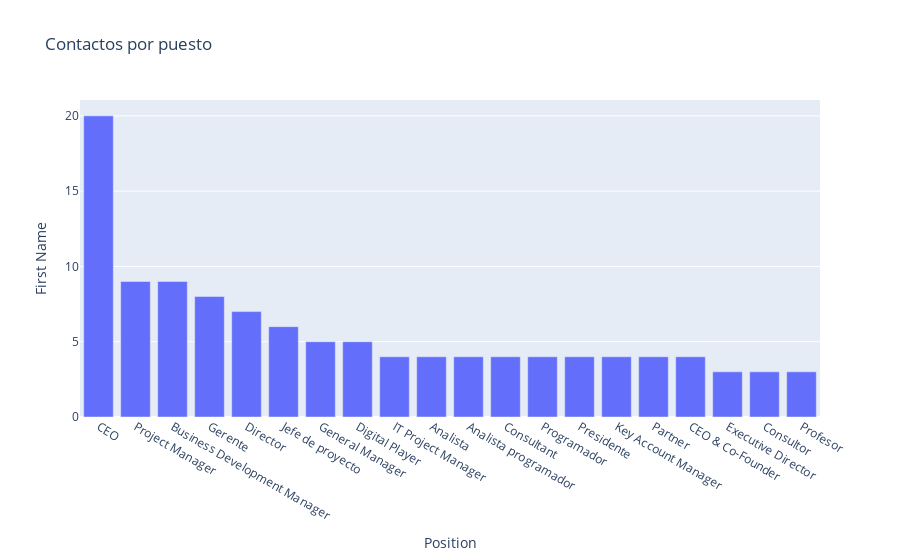

Notebook cell for this chart:
### Markdown cell above
### Creamos visualizaciones para el análisis por puesto

### Code cell
fig4 = px.bar(df_by_position[:20], x="Position", y="First Name", labels={"Position", "Count"}, title="Contactos por puesto")
fig4.show()

### Figure 1 — Plotly figure (JSON) as saved in the notebook; plotly's stock layout.template omitted (floating-point values rounded to 4 significant figures)
{"data": [{"alignmentgroup": "True", "hovertemplate": "Position=%{x}<br>First Name=%{y}<extra></extra>", "legendgroup": "", "marker": {"color": "#636efa"}, "name": "", "offsetgroup": "", "orientation": "v", "showlegend": false, "textposition": "auto", "type": "bar", "x": ["CEO", "Project Manager", "Business Development Manager", "Gerente", "Director", "Jefe de proyecto", "General Manager", "Digital Player", "IT Project Manager", "Analista", "Analista programador", "Consultant", "Programador", "Presidente", "Key Account Manager", "Partner", "CEO & Co-Founder", "Executive Director", "Consultor", "Profesor"], "xaxis": "x", "y": [20, 9, 9, 8, 7, 6, 5, 5, 4, 4, 4, 4, 4, 4, 4, 4, 4, 3, 3, 3], "yaxis": "y"}], "layout": {"barmode": "relative", "legend": {"tracegroupgap": 0}, "title": {"text": "Contactos por puesto"}, "xaxis": {"anchor": "y", "domain": [0, 1], "title": {"text": "Position"}}, "yaxis": {"anchor": "x", "domain": [0, 1], "title": {"text": "First Name"}}}}
